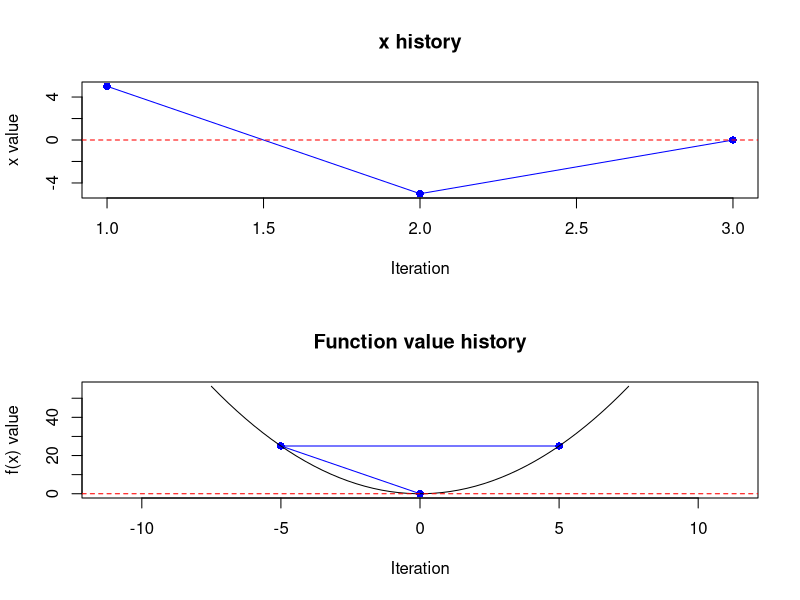
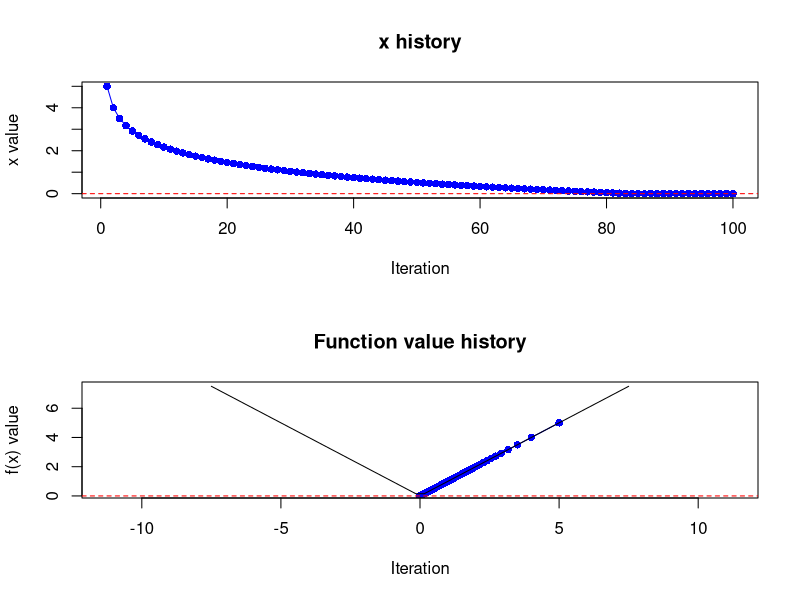
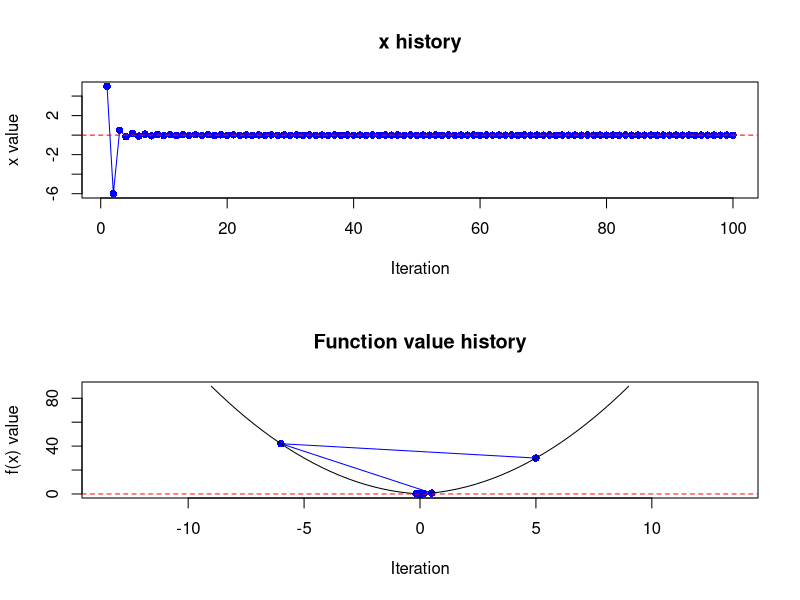
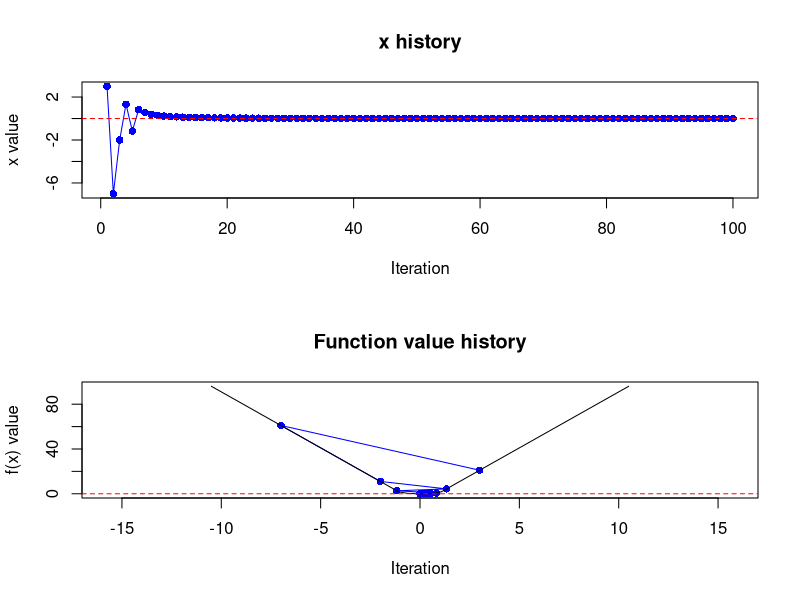

Reproduce these figures in R, in order.
################################################################################
#                                                                              #
# 18-03-2025: Last updated                                                     #
# Written by Jan Reiter                                                        #
#                                                                              #
# Contains an implementation of subgradient descent optimization.              #
#                                                                              #
################################################################################

# TRUE: Script is run in test-mode
# FALSE: Functions are just loaded
TEST_MODE <- TRUE

################################## Parameters ##################################
EPSILON <- 1e-6 # Use for estimating subgradients : (f(x + EPSILON * e) - f(x))  
                #                                   / EPSILON
MAX_ITERS <- 100 # The maximum number of iterations performed by the subgradient
                  # algorithm
TOL <- 1e-6 # Tolerance parameter. Used to determine convergence for the sub-
            # gradient optimization algorithm when changes to x is less than TOL

################################## Functions ###################################
# Takes a convex function f, a point of the domain x, and an optional parameter
# epsilon. Approximates a subgradent of f in the point x, using (f(x + epsilon 
# * e) - f(x)) / epsilon. Returns the subgradient vector.
subgradient <- function(f, x, epsilon = EPSILON) {
  n <- length(x)  # Find the dimension of the domain
  g <- numeric(n) # Initialize the subgradient vector g
  
  # Estimate g entrywise by nudging x in each direction with a length of epsilon
  for(i in 1:n) {
    # Initialize the unit-vector with a one in entry i
    e <- rep(0, n)
    e[i] <- epsilon
    
    # Approximate the subgradient
    g[i] <- (f(x + e) - f(x)) / epsilon
  }
  
  return(g)
}

# The Subgradient descent algorithm. Takes the function f to minimize in. A 
# staring point x. Some optional value beta for the step size in the optim-
# ization. An optional value max_iters specifying the maximum number of itera-
# tions for which the algorithm should terminate after. A tolerance value tol,
# for which the algorithm terminates, when changes to x is less than tol.
subgradient_descent <- function(f, x, beta = 1, max_iters = MAX_ITERS, 
                                tol = TOL) {
  # Store x values for visualization
  history <- numeric(max_iters + 1)  
  history[1] <- x
  
  # Start iterating
  for (iter in 1:max_iters) {
    g <- subgradient(f = f, x = x) # Estimate a subgradient
    x_new <- x - beta / iter * g       # Update x
    history[iter + 1] <- x_new               # Save this new estimate
    
    # Check for convergence
    if (sqrt(sum((x_new - x)^2)) < tol) {
      cat("Converged in", iter, "iterations\n")
      break
    }
    
    # Update the x
    x <- x_new
  }
  
  # Returns results as list containing the optimal x-value and the vector of
  # x-values the algorithm went through.
  return(list(optimal_x = x, history = history[1:iter]))
}

################################## TEST ########################################

# Test the script
test_script <- function() {
  # Four test functions
  func1 <- function(x) { return(x^2) }       
  func2 <- function(x) { return(abs(x)) }      
  func3 <- function(x) { return(abs(x) + x^2) } 
  func4 <- function(x, delta = 1) {             
    if (abs(x) <= 1) {
      return(x^2)
    } else {
      return(10 * abs(x) - 9)
    }
  }
  
  # Do plots
  par(mfrow = c(2, 1))

  # Test first function with starting value x = 5
  result <- subgradient_descent(f = func1, x = 5)
  plot(result$history, type = "o", col = "blue", pch = 16, main = "x history",
       xlab = "Iteration", ylab = "x value")
  abline(h = 0, col = "red", lty = 2)  # Optimal solution
  
  y <- numeric(length(result$history))
  for(i in 1:length(y)) {
    y[i] <- func1(result$history[i]) 
  }
  values <- seq(-1.5 * max(abs(result$history)), 1.5 * max(abs(result$history)), length.out = 50)
  fvalues <- numeric(length(values))
  for(i in 1:length(values)) {
    fvalues[i] <- func1(values[i]) 
  }
  plot(y = y, x = result$history, type = "o", col = "blue", pch = 16, main = "Function value history",
       xlab = "Iteration", ylab = "f(x) value",
       xlim = c(1.5 * min(values), 1.5 * max(values)), ylim = c(min(fvalues), max(fvalues)))
  lines(x = values, y = fvalues)
  abline(h = 0, col = "red", lty = 2)  # Optimal solution

  # Test second function with starting value x = 5
  result <- subgradient_descent(f = func2, x = 5)
  plot(result$history, type = "o", col = "blue", pch = 16, main = "x history",
       xlab = "Iteration", ylab = "x value")
  abline(h = 0, col = "red", lty = 2)  # Optimal solution
  
  y <- numeric(length(result$history))
  for(i in 1:length(y)) {
    y[i] <- func2(result$history[i]) 
  }
  values <- seq(-1.5 * max(abs(result$history)), 1.5 * max(abs(result$history)), length.out = 50)
  fvalues <- numeric(length(values))
  for(i in 1:length(values)) {
    fvalues[i] <- func2(values[i]) 
  }
  plot(y = y, x = result$history, type = "o", col = "blue", pch = 16, main = "Function value history",
       xlab = "Iteration", ylab = "f(x) value",
       xlim = c(1.5 * min(values), 1.5 * max(values)), ylim = c(min(fvalues), max(fvalues)))
  lines(x = values, y = fvalues)
  abline(h = 0, col = "red", lty = 2)  # Optimal solution

  # Test third function with starting value x = 5
  result <- subgradient_descent(f = func3, x = 5)
  plot(result$history, type = "o", col = "blue", pch = 16, main = "x history",
       xlab = "Iteration", ylab = "x value")
  abline(h = 0, col = "red", lty = 2)  # Optimal solution
  
  y <- numeric(length(result$history))
  for(i in 1:length(y)) {
    y[i] <- func3(result$history[i]) 
  }
  values <- seq(-1.5 * max(abs(result$history)), 1.5 * max(abs(result$history)), length.out = 50)
  fvalues <- numeric(length(values))
  for(i in 1:length(values)) {
    fvalues[i] <- func3(values[i]) 
  }
  plot(y = y, x = result$history, type = "o", col = "blue", pch = 16, main = "Function value history",
       xlab = "Iteration", ylab = "f(x) value",
       xlim = c(1.5 * min(values), 1.5 * max(values)), ylim = c(min(fvalues), max(fvalues)))
  lines(x = values, y = fvalues)
  abline(h = 0, col = "red", lty = 2)  # Optimal solution

  # Test fourth function with starting value x = 3
  result <- subgradient_descent(f = func4, x = 3)
  plot(result$history, type = "o", col = "blue", pch = 16, main = "x history",
       xlab = "Iteration", ylab = "x value")
  abline(h = 0, col = "red", lty = 2)  # Optimal solution
  
  y <- numeric(length(result$history))
  for(i in 1:length(y)) {
    y[i] <- func4(result$history[i]) 
  }
  values <- seq(-1.5 * max(abs(result$history)), 1.5 * max(abs(result$history)), length.out = 50)
  fvalues <- numeric(length(values))
  for(i in 1:length(values)) {
    fvalues[i] <- func4(values[i]) 
  }
  plot(y = y, x = result$history, type = "o", col = "blue", pch = 16, main = "Function value history",
       xlab = "Iteration", ylab = "f(x) value",
       xlim = c(1.5 * min(values), 1.5 * max(values)), ylim = c(min(fvalues), max(fvalues)))
  lines(x = values, y = fvalues)
  abline(h = 0, col = "red", lty = 2)  # Optimal solution
  
}

# If test-mode is true, then run test-function
if(TEST_MODE) { 
  test_script()
}
